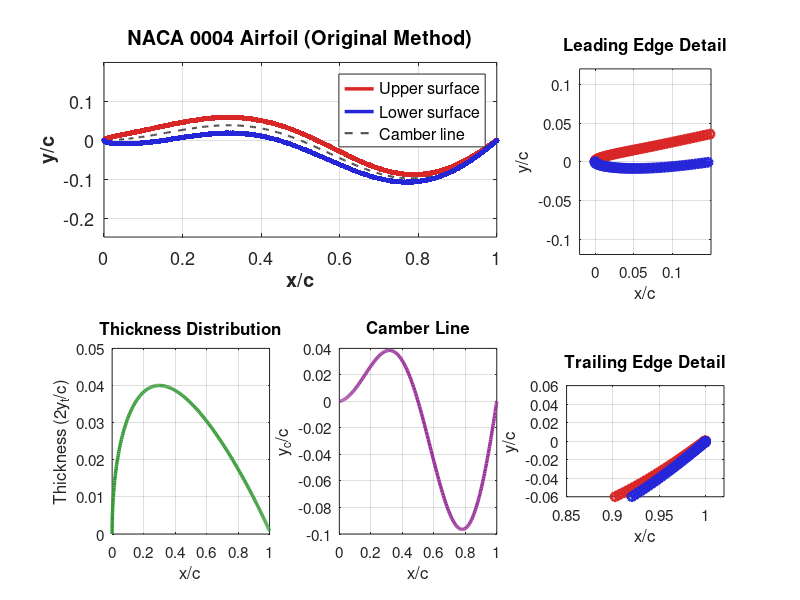

Recreate this plot in MATLAB. (Note: this script raises an error after producing the figure.)
%% ================================================================
%  NACA 4-Digit Airfoil Generator - Original/Standard Method
%
%  Implements the classic NACA 4-digit airfoil equations as described
%  in aerospace engineering textbooks (Abbott & Von Doenhoff, etc.)
%
%  Features:
%  - Standard thickness distribution (NACA 00xx series)
%  - Optional camber line (manuscript midline or custom)
%  - Perpendicular offset construction
%  - Cosine clustering for leading edge resolution
%  - High-quality visualization
%
%  Reference:
%  Abbott, I. H., & Von Doenhoff, A. E. (1959).
%  Theory of Wing Sections. Dover Publications.
% ================================================================

clear; clc; close all;

%% ---------------- User Configuration ----------------
save_plots = true;
save_coords = true;
plot_dir = fullfile(pwd, 'original_method_plots');
data_dir = fullfile(pwd, 'original_method_data');

if save_plots && ~exist(plot_dir, 'dir'), mkdir(plot_dir); end
if save_coords && ~exist(data_dir, 'dir'), mkdir(data_dir); end

%% ---------------- Airfoil Parameters ----------------
thickness_list = [0.04, 0.08, 0.12, 0.16, 0.20, 0.24];  % NACA 00xx
L = 1.0;  % chord length [m]

% NACA 4-digit thickness coefficients
a0 =  0.2969;   % √x term
a1 = -0.1260;   % x term
a2 = -0.3516;   % x² term
a3 =  0.2843;   % x³ term
a4 = -0.1015;   % x⁴ term (closed trailing edge)

%% ---------------- Camber Line Options ----------------
camber_type = 'manuscript';  % Options: 'none', 'manuscript', 'naca2412', 'custom'

% Manuscript camber line parameters
Amax = 0.125;

%% ---------------- Discretization ----------------
Nx = 256;  % number of points (cosine clustering)

% Cosine clustering (concentrates points at leading/trailing edges)
beta = linspace(0, pi, Nx);
x = 0.5 * (1 - cos(beta));  % x ∈ [0,1]

%% ---------------- Main Loop ----------------
fprintf('\n================================================================\n');
fprintf('  NACA 4-Digit Airfoil Generator - Original Method\n');
fprintf('================================================================\n\n');

for it = 1:length(thickness_list)
    t = thickness_list(it);
    tag = sprintf('%04d', round(100*t));

    fprintf('Generating NACA %s (t = %.2f)...\n', tag, t);

    %% ---- Camber Line ----
    switch camber_type
        case 'none'
            y_c = zeros(size(x));
            dyc_dx = zeros(size(x));

        case 'manuscript'
            % Manuscript midline: y_c = Amax * ((x+0.03125)/1.03125) * sin(2πx)
            y_c = Amax * ((x + 0.03125)/1.03125) .* sin(2*pi*x);
            dyc_dx = Amax * ( (1/1.03125)*sin(2*pi*x) + ...
                            ((x + 0.03125)/1.03125).*(2*pi*cos(2*pi*x)) );

        case 'naca2412'
            % Standard NACA 4-digit camber (2% max camber at 40% chord)
            p = 0.4;   % position of max camber
            m = 0.02;  % max camber

            y_c = zeros(size(x));
            dyc_dx = zeros(size(x));

            for i = 1:length(x)
                if x(i) < p
                    y_c(i) = (m/p^2) * (2*p*x(i) - x(i)^2);
                    dyc_dx(i) = (2*m/p^2) * (p - x(i));
                else
                    y_c(i) = (m/(1-p)^2) * ((1-2*p) + 2*p*x(i) - x(i)^2);
                    dyc_dx(i) = (2*m/(1-p)^2) * (p - x(i));
                end
            end

        case 'custom'
            % Add your custom camber line here
            y_c = zeros(size(x));
            dyc_dx = zeros(size(x));
    end

    %% ---- Thickness Distribution ----
    % Standard NACA formula: y_t = 5t [a0*√x + a1*x + a2*x² + a3*x³ + a4*x⁴]
    y_t = 5 * t * ( a0*sqrt(x) + a1*x + a2*x.^2 + a3*x.^3 + a4*x.^4 );
    y_t = max(y_t, 0);  % ensure non-negative

    %% ---- Surface Construction ----
    % Angle of camber line (for perpendicular offset)
    theta = atan(dyc_dx);

    % Upper surface (offset perpendicular to camber line)
    x_upper = x - y_t .* sin(theta);
    y_upper = y_c + y_t .* cos(theta);

    % Lower surface
    x_lower = x + y_t .* sin(theta);
    y_lower = y_c - y_t .* cos(theta);

    %% ---- Volume/Area Calculation ----
    % Analytical area (exact integration)
    A_analytic = trapz(x, 2*y_t);

    % Polygon area (numerical)
    px = [x_upper, fliplr(x_lower)];
    py = [y_upper, fliplr(y_lower)];
    A_polygon = abs(polyarea(px, py));

    % Error
    A_error = abs(A_polygon - A_analytic);
    A_error_pct = 100 * A_error / A_analytic;

    fprintf('  Analytical area: %.10e\n', A_analytic);
    fprintf('  Polygon area:    %.10e\n', A_polygon);
    fprintf('  Error:           %.6e (%.4f%%)\n', A_error, A_error_pct);
    fprintf('  Points:          %d\n', length(px));

    %% ---- Save Coordinates ----
    if save_coords
        % Save in standard airfoil coordinate format
        coords_file = fullfile(data_dir, sprintf('NACA%s_coords.dat', tag));
        fid = fopen(coords_file, 'w');
        fprintf(fid, 'NACA %s Airfoil\n', tag);
        fprintf(fid, '%d points\n', 2*Nx);
        fprintf(fid, 'x/c             y/c\n');

        % Standard format: start at TE upper, go to LE, then LE to TE lower
        for i = Nx:-1:1
            fprintf(fid, '%16.12f  %16.12f\n', x_upper(i), y_upper(i));
        end
        for i = 1:Nx
            fprintf(fid, '%16.12f  %16.12f\n', x_lower(i), y_lower(i));
        end
        fclose(fid);

        % Save area data
        area_file = fullfile(data_dir, sprintf('NACA%s_area.txt', tag));
        fid = fopen(area_file, 'w');
        fprintf(fid, 'NACA %s Area Analysis\n', tag);
        fprintf(fid, 'Thickness ratio: %.2f\n', t);
        fprintf(fid, 'Analytical area: %.15e\n', A_analytic);
        fprintf(fid, 'Polygon area:    %.15e\n', A_polygon);
        fprintf(fid, 'Error:           %.6e (%.4f%%)\n', A_error, A_error_pct);
        fprintf(fid, 'Number of points: %d\n', 2*Nx);
        fclose(fid);

        fprintf('  Saved: %s\n', coords_file);
    end

    %% ---- Visualization ----
    if save_plots
        fig = figure('Visible', 'off', 'Position', [100 100 1600 1000]);

        % ---- Subplot 1: Full Airfoil ----
        subplot(2,3,[1 2]);
        hold on;
        plot(x_upper, y_upper, '-', 'LineWidth', 2.5, 'Color', [0.85 0.15 0.15]);
        plot(x_lower, y_lower, '-', 'LineWidth', 2.5, 'Color', [0.15 0.15 0.85]);
        if ~strcmp(camber_type, 'none')
            plot(x, y_c, '--', 'LineWidth', 1.5, 'Color', [0.3 0.3 0.3]);
        end
        plot(x_upper, y_upper, 'o', 'MarkerSize', 4, 'MarkerFaceColor', [0.85 0.15 0.15], ...
            'MarkerEdgeColor', 'none', 'LineWidth', 0.5);
        plot(x_lower, y_lower, 'o', 'MarkerSize', 4, 'MarkerFaceColor', [0.15 0.15 0.85], ...
            'MarkerEdgeColor', 'none', 'LineWidth', 0.5);
        axis equal; grid on; box on;
        xlabel('x/c', 'FontSize', 14, 'FontWeight', 'bold');
        ylabel('y/c', 'FontSize', 14, 'FontWeight', 'bold');
        title(sprintf('NACA %s Airfoil (Original Method)', tag), 'FontSize', 16, 'FontWeight', 'bold');
        if ~strcmp(camber_type, 'none')
            legend({'Upper surface', 'Lower surface', 'Camber line'}, 'Location', 'best', 'FontSize', 12);
        else
            legend({'Upper surface', 'Lower surface'}, 'Location', 'best', 'FontSize', 12);
        end
        set(gca, 'FontSize', 13);

        % ---- Subplot 2: Leading Edge Detail ----
        subplot(2,3,3);
        hold on;
        plot(x_upper, y_upper, '-o', 'LineWidth', 2.0, 'MarkerSize', 6, 'Color', [0.85 0.15 0.15]);
        plot(x_lower, y_lower, '-o', 'LineWidth', 2.0, 'MarkerSize', 6, 'Color', [0.15 0.15 0.85]);
        axis equal; grid on; box on;
        xlabel('x/c', 'FontSize', 12);
        ylabel('y/c', 'FontSize', 12);
        title('Leading Edge Detail', 'FontSize', 14, 'FontWeight', 'bold');
        xlim([-0.02 0.15]);
        ylim([-0.12 0.12]);
        set(gca, 'FontSize', 11);

        % ---- Subplot 3: Trailing Edge Detail ----
        subplot(2,3,6);
        hold on;
        plot(x_upper, y_upper, '-o', 'LineWidth', 2.0, 'MarkerSize', 6, 'Color', [0.85 0.15 0.15]);
        plot(x_lower, y_lower, '-o', 'LineWidth', 2.0, 'MarkerSize', 6, 'Color', [0.15 0.15 0.85]);
        axis equal; grid on; box on;
        xlabel('x/c', 'FontSize', 12);
        ylabel('y/c', 'FontSize', 12);
        title('Trailing Edge Detail', 'FontSize', 14, 'FontWeight', 'bold');
        xlim([0.85 1.02]);
        ylim([-0.06 0.06]);
        set(gca, 'FontSize', 11);

        % ---- Subplot 4: Thickness Distribution ----
        subplot(2,3,4);
        plot(x, 2*y_t, '-', 'LineWidth', 2.5, 'Color', [0.2 0.6 0.2]);
        grid on; box on;
        xlabel('x/c', 'FontSize', 12);
        ylabel('Thickness (2y_t/c)', 'FontSize', 12);
        title('Thickness Distribution', 'FontSize', 14, 'FontWeight', 'bold');
        set(gca, 'FontSize', 11);

        % ---- Subplot 5: Camber Line ----
        subplot(2,3,5);
        if ~strcmp(camber_type, 'none')
            plot(x, y_c, '-', 'LineWidth', 2.5, 'Color', [0.6 0.2 0.6]);
            grid on; box on;
            xlabel('x/c', 'FontSize', 12);
            ylabel('y_c/c', 'FontSize', 12);
            title('Camber Line', 'FontSize', 14, 'FontWeight', 'bold');
        else
            text(0.5, 0.5, 'No Camber\n(Symmetric Airfoil)', ...
                'HorizontalAlignment', 'center', 'FontSize', 14, 'FontWeight', 'bold');
            axis off;
        end
        set(gca, 'FontSize', 11);

        % Overall title with area info
        sgtitle(sprintf('NACA %s - Area = %.8f (Error: %.4f%%)', tag, A_polygon, A_error_pct), ...
            'FontSize', 18, 'FontWeight', 'bold');

        % Save
        outname = fullfile(plot_dir, sprintf('NACA%s_original.png', tag));
        exportgraphics(fig, outname, 'Resolution', 300);
        close(fig);

        fprintf('  Saved: %s\n', outname);
    end

    fprintf('\n');
end

fprintf('================================================================\n');
fprintf('DONE. All airfoils generated using original NACA method.\n');
if save_coords
    fprintf('Coordinate files: %s\n', data_dir);
end
if save_plots
    fprintf('Plot files:       %s\n', plot_dir);
end
fprintf('================================================================\n\n');
